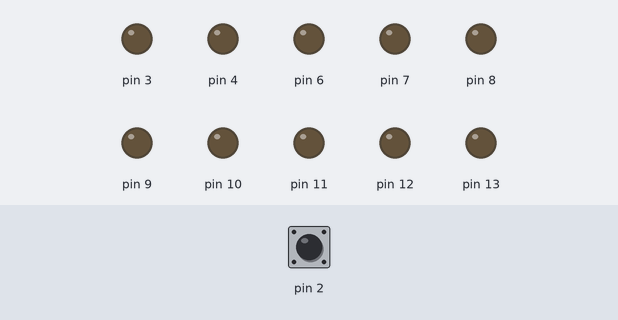
A sketch run on a simulated Arduino Uno, built with avr-gcc and run on an emulated ATmega328P. Shown: output pins drawn as LEDs (lit = HIGH). Inputs (shaded band) come from the test bench; at power-on: pin 2 LOW.

Above: at 1.2 s.
1.3 s: pin 2 pulled HIGH for 1 s
At 2.8 s:
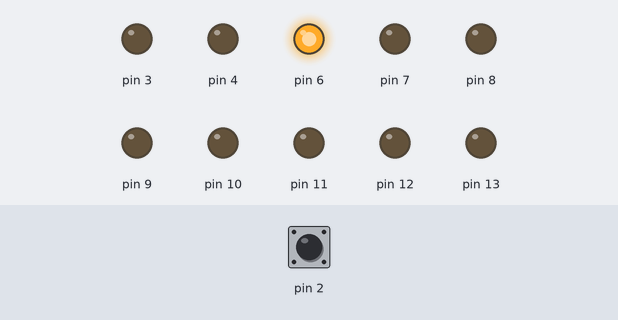
3.8 s: pin 2 pulled HIGH for 3.2 s
At 7.9 s:
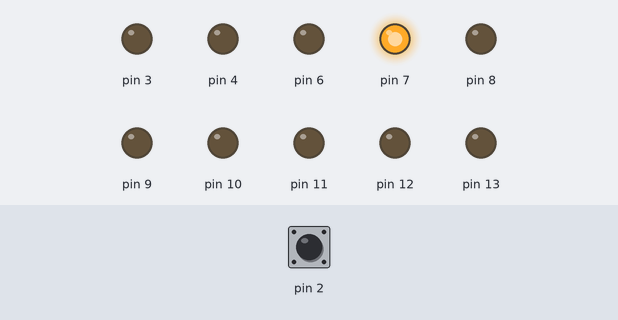
8.5 s: pin 2 pulled HIGH for 1 s
At 10.0 s:
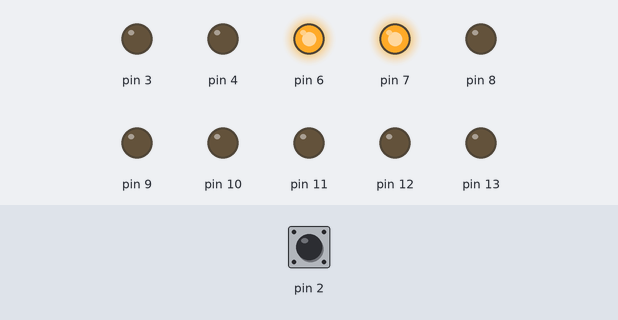
11.0 s: pin 2 pulled HIGH for 3.2 s
At 15.1 s:
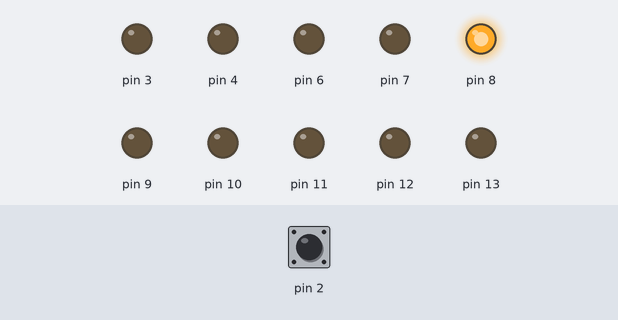
15.7 s: pin 2 pulled HIGH for 1 s
At 17.3 s:
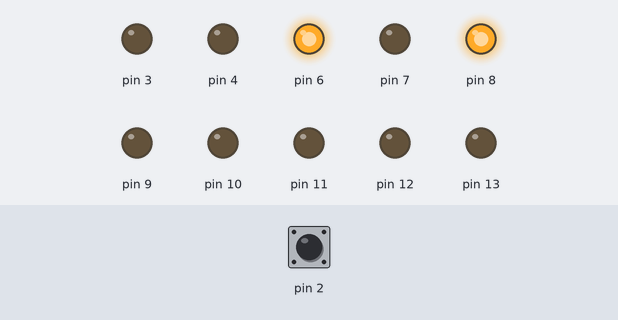
Timing chart, 0 to 18.8 s (numbered marks = the images above; inputs shaded):
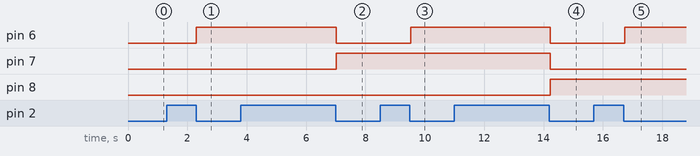

Measured:
- after the input at 1.3 s, pin 6: LOW → HIGH after 1.0 s
- after the input at 3.8 s, pin 6: HIGH → LOW after 3.2 s; pin 7: LOW → HIGH after 3.2 s
- after the input at 8.5 s, pin 6: LOW → HIGH after 1.0 s
- after the input at 11.0 s, pin 6, pin 7: HIGH → LOW after 3.2 s; pin 8: LOW → HIGH after 3.2 s
- after the input at 15.7 s, pin 6: LOW → HIGH after 1.0 s

The sketch:

arduino51.ino
```cpp
/*
Konfiguracija sistema:
Pin 2: ulazni pin, dugme
Pinovi 6-13, izlazni pinovi, LED displey
Pinovi 3 i 4, CS* za led displey
*/

int count;

int old_state, new_state, time;

void setup()
{
	pinMode(2, INPUT);
	old_state = digitalRead(2);
	int i;
	for (i=6; i<14; i++){
		pinMode(i, OUTPUT);
		digitalWrite(i, LOW);
	}
	pinMode(3, OUTPUT);
	digitalWrite(3, LOW);
	pinMode(4, OUTPUT);
	digitalWrite(4, LOW);
	count=0;
	time = millis();
}

void prikaziCifru(int cifra, int pin){
	int i;
	for(i=0; i<4; i++){
		digitalWrite(pin+i, cifra%2);
		cifra /= 2;
	}
}

void prikazi(int count) {
	prikaziCifru(count%10, 6);
	prikaziCifru((count/10)%10, 10);
}


void button()
{
	new_state = digitalRead(2);
	if (new_state==1 && old_state == 0)
	{	// dugme je upravo pritisnuto
		time = millis();
	}
	else if (new_state == 0 && old_state == 1)
	{   // dugme je upravo pusteno
		if (millis()-time>1000)
			count += 1;
	}
	old_state = new_state;
	prikazi(count);
}

void loop()
{
	button();
	delay(100);
}
```
